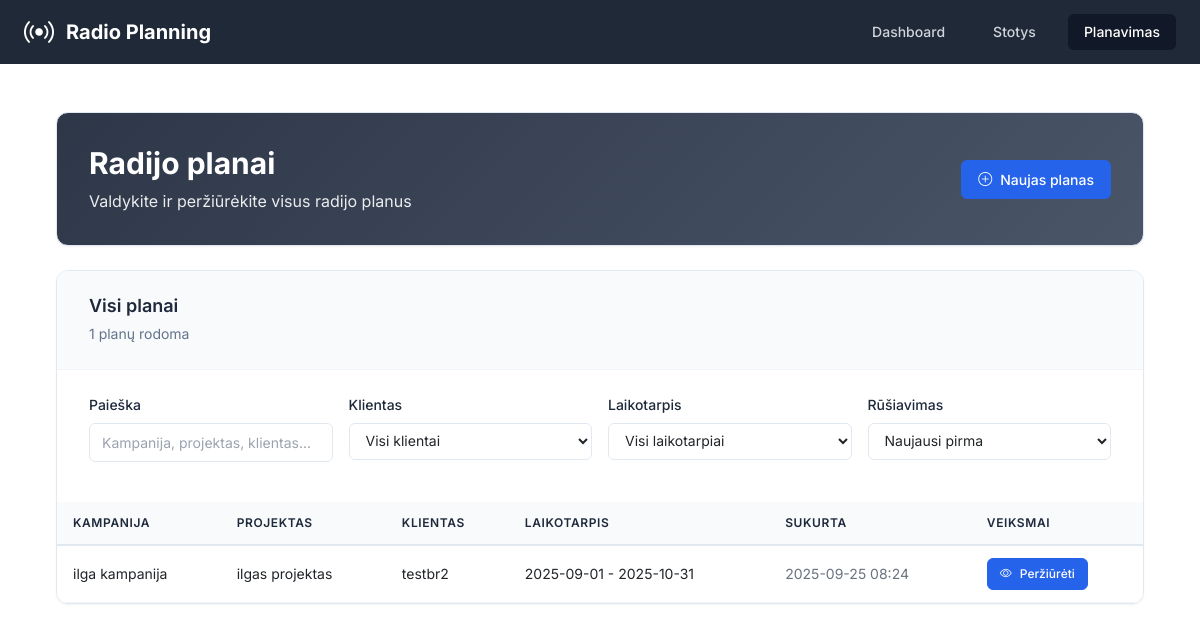
/planning, run on an earlier commit of the app's database.
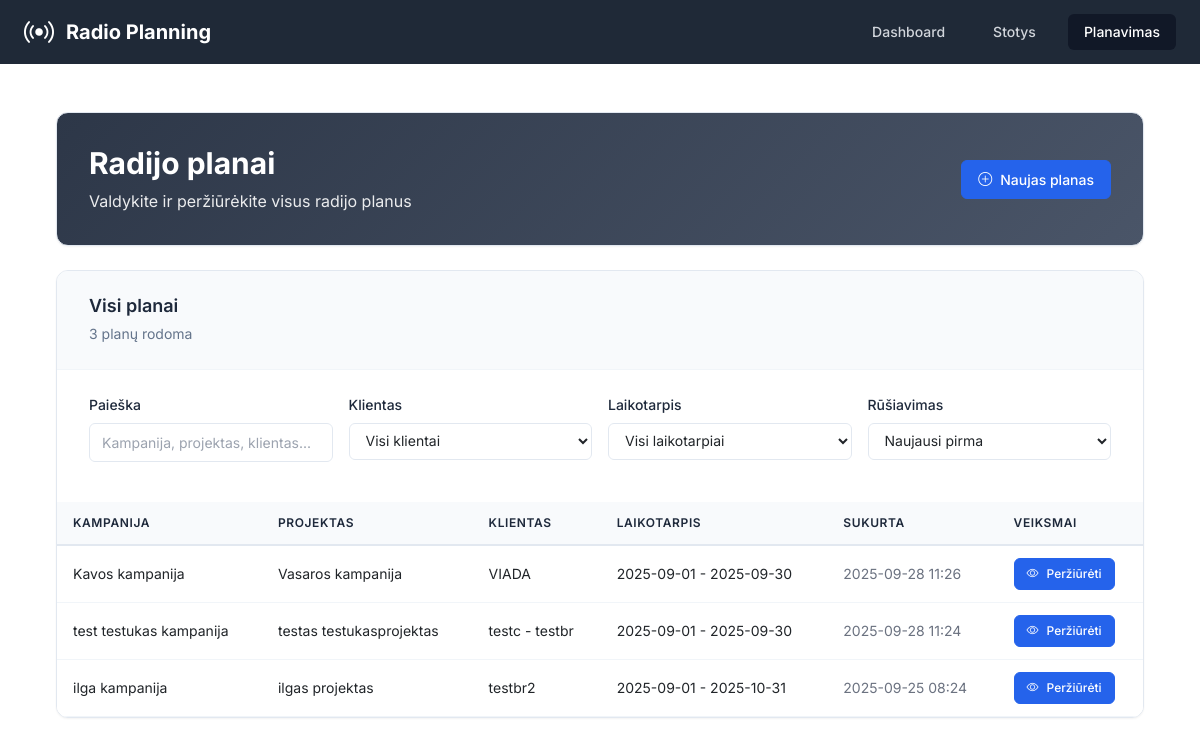
And on a later commit of the database.
### app/models.py (models this page shows, shortened)
class RadioPlan(db.Model):
    __tablename__ = 'radio_plans'
    id = db.Column(db.Integer, primary_key=True)
    campaign_id = db.Column(db.Integer, nullable=False)  # From projects-crm
    campaign_name = db.Column(db.String(200))
    project_id = db.Column(db.Integer)
    project_name = db.Column(db.String(200))
    client_brand_id = db.Column(db.Integer)
    client_brand_name = db.Column(db.String(200))
    start_date = db.Column(db.Date, nullable=False)
    end_date = db.Column(db.Date, nullable=False)
    target_audience = db.Column(db.String(50), nullable=False)
    our_discount = db.Column(db.Float, default=0)  # Percentage
    client_discount = db.Column(db.Float, default=0)  # Percentage
    created_at = db.Column(db.DateTime, default=datetime.utcnow)
    updated_at = db.Column(db.DateTime, default=datetime.utcnow, onupdate=datetime.utcnow)
    spots = db.relationship('RadioSpot', backref='plan', lazy='dynamic', cascade='all, delete-orphan')
    clips = db.relationship('RadioClip', backref='plan', lazy='dynamic', cascade='all, delete-orphan')
    selected_stations = db.relationship('RadioStation', secondary=plan_stations, lazy='subquery',
                                      backref=db.backref('plans', lazy=True))

### app/routes.py (the view)
@main_bp.route('/planning')
def planning():
    plans = RadioPlan.query.order_by(RadioPlan.created_at.desc()).all()
    return render_template('planning.html', plans=plans)

### app/templates/planning.html (shortened to what this page needs)
{% extends "base.html" %}
{% block content %}
<div class="container-fluid p-0">
    <div class="dashboard-header mb-4">
        <div class="header-content">
            <div class="flex justify-between items-center">
                <div>
                    <h1 class="text-3xl font-bold mb-2">Radijo planai</h1>
                    <p class="opacity-90">Valdykite ir peržiūrėkite visus radijo planus</p>
                </div>
                <a href="{{ url_for('main.new_plan') }}" class="btn-professional btn-primary">
                    <i class="bi bi-plus-circle"></i>
                    <span>Naujas planas</span>
                </a>
            </div>
        </div>
    </div>
    <div class="professional-section">
        <div class="section-header">
            <div class="section-title">
                <h3>Visi planai</h3>
                <span class="section-subtitle"><span id="filteredCount">{{ plans | length }}</span> planų rodoma</span>
            </div>
        </div>
        <div class="filter-content">
            <div class="filter-grid">
                <div class="filter-item">
                    <label for="searchFilter" class="filter-label">Paieška</label>
                    <input type="text" id="searchFilter" class="filter-input" placeholder="Kampanija, projektas, klientas...">
                </div>
                <div class="filter-item">
                    <label for="clientFilter" class="filter-label">Klientas</label>
                    <select id="clientFilter" class="filter-select">
                        <option value="">Visi klientai</option>
                    </select>
                </div>
                <div class="filter-item">
                    <label for="dateFilter" class="filter-label">Laikotarpis</label>
                    <select id="dateFilter" class="filter-select">
                        <option value="">Visi laikotarpiai</option>
                    </select>
                </div>
                <div class="filter-item">
                    <label for="sortFilter" class="filter-label">Rūšiavimas</label>
                    <select id="sortFilter" class="filter-select">
                        <option value="newest">Naujausi pirma</option>
                    </select>
                </div>
            </div>
        </div>
        <div class="table-container">
            {% if plans %}
            <div class="table-responsive">
                <table class="professional-table">
                    <thead>
                        <tr>
                            <th>Kampanija</th>
                            <th>Projektas</th>
                            <th>Klientas</th>
                            <th>Laikotarpis</th>
                            <th>Sukurta</th>
                            <th>Veiksmai</th>
                        </tr>
                    </thead>
                    <tbody>
                        {% for plan in plans %}
                        <tr class="plan-row"
                            data-campaign="{{ (plan.campaign_name or '')|lower }}"
                            data-project="{{ (plan.project_name or '')|lower }}"
                            data-client="{{ (plan.client_brand_name or '')|lower }}"
                            data-start-date="{{ plan.start_date.strftime('%Y-%m-%d') }}"
                            data-end-date="{{ plan.end_date.strftime('%Y-%m-%d') }}"
                            data-created="{{ plan.created_at.strftime('%Y-%m-%d') }}">
                            <td>{{ plan.campaign_name or 'N/A' }}</td>
                            <td>{{ plan.project_name or 'N/A' }}</td>
                            <td>{{ plan.client_brand_name or 'N/A' }}</td>
                            <td>
                                <span class="text-sm">
                                    {{ plan.start_date.strftime('%Y-%m-%d') }} - {{ plan.end_date.strftime('%Y-%m-%d') }}
                                </span>
                            </td>
                            <td class="text-gray-500 text-sm">{{ plan.created_at.strftime('%Y-%m-%d %H:%M') }}</td>
                            <td>
                                <a href="{{ url_for('main.view_plan', plan_id=plan.id) }}" class="btn-professional btn-primary btn-sm">
                                    <i class="bi bi-eye"></i>
                                    <span>Peržiūrėti</span>
                                </a>
                            </td>
                        </tr>
                        {% endfor %}
                    </tbody>
                </table>
            </div>
            {% endif %}
        </div>
    </div>
</div>
{% endblock %}

### app/templates/base.html (shortened to what this page needs)
<!DOCTYPE html>
<html lang="lt" class="h-full bg-gray-50">
<head>
    <script src="https://cdn.tailwindcss.com"></script>
    <link rel="stylesheet" href="https://cdn.jsdelivr.net/npm/bootstrap-icons@1.11.0/font/bootstrap-icons.css">
    <link href="https://cdn.jsdelivr.net/npm/bootstrap@5.3.0/dist/css/bootstrap.min.css" rel="stylesheet">
</head>
<body class="h-full">
    <div class="min-h-full">
        <header class="bg-gray-800">
            <div class="max-w-7xl mx-auto px-4 sm:px-6 lg:px-8">
                <div class="flex justify-between h-16">
                    <div class="flex items-center">
                        <div class="flex-shrink-0">
                            <div class="flex items-center">
                                <i class="bi bi-broadcast text-white text-3xl mr-3"></i>
                                <h1 class="text-xl font-bold text-white">Radio Planning</h1>
                            </div>
                        </div>
                    </div>
                    <nav class="hidden md:flex items-center space-x-4">
                        <a href="{{ url_for('main.index') }}"
                           class="{% if request.endpoint == 'main.index' %}bg-gray-900 text-white{% else %}text-gray-300 hover:bg-gray-700 hover:text-white{% endif %} px-3 py-2 rounded-md text-sm font-medium transition-colors">
                            Dashboard
                        </a>
                        <a href="{{ url_for('main.stations') }}"
                           class="{% if request.endpoint == 'main.stations' %}bg-gray-900 text-white{% else %}text-gray-300 hover:bg-gray-700 hover:text-white{% endif %} px-3 py-2 rounded-md text-sm font-medium transition-colors">
                            Stotys
                        </a>
                        <a href="{{ url_for('main.planning') }}"
                           class="{% if request.endpoint == 'main.planning' %}bg-gray-900 text-white{% else %}text-gray-300 hover:bg-gray-700 hover:text-white{% endif %} px-3 py-2 rounded-md text-sm font-medium transition-colors">
                            Planavimas
                        </a>
                    </nav>
                </div>
            </div>
        </header>
        <main class="max-w-7xl mx-auto py-6 sm:px-6 lg:px-8">
            <div class="px-4 py-6 sm:px-0">
                {% block content %}{% endblock %}
            </div>
        </main>
    </div>
</body>
</html>

### app/templates/base.html (style rules this page uses)
body { font-family: 'Inter', sans-serif; }

### app/templates/planning.html (style rules this page uses)
:root { --primary-color: #2563eb; --success-color: #059669; --info-color: #0891b2; --warning-color: #d97706; --background-light: #f8fafc; --background-white: #ffffff; --text-primary: #1e293b; --text-secondary: #64748b; --text-muted: #94a3b8; --border-color: #e2e8f0; --border-light: #f1f5f9; --shadow-sm: 0 1px 2px 0 rgb(0 0 0 / 0.05); --shadow-md: 0 4px 6px -1px rgb(0 0 0 / 0.1), 0 2px 4px -2px rgb(0 0 0 / 0.1); --shadow-lg: 0 10px 15px -3px rgb(0 0 0 / 0.1), 0 4px 6px -4px rgb(0 0 0 / 0.1); --radius-sm: 6px; --radius-md: 8px; --radius-lg: 12px; }
.dashboard-header { background: linear-gradient(135deg, #2d3748, #4a5568); color: white; border: 1px solid var(--border-color); border-radius: var(--radius-lg); box-shadow: var(--shadow-sm); padding: 2rem; margin-bottom: 2rem; }
.btn-professional { display: inline-flex; align-items: center; gap: 0.5rem; padding: 0.5rem 1rem; border-radius: var(--radius-sm); font-size: 0.875rem; font-weight: 500; text-decoration: none; border: 1px solid transparent; transition: all 0.2s ease; cursor: pointer; }
.btn-professional.btn-sm { padding: 0.375rem 0.75rem; font-size: 0.75rem; }
.btn-professional.btn-primary { background: var(--primary-color); color: white; border-color: var(--primary-color); }
.professional-section { background: var(--background-white); border: 1px solid var(--border-color); border-radius: var(--radius-lg); box-shadow: var(--shadow-sm); overflow: hidden; }
.section-header { padding: 1.5rem 2rem; border-bottom: 1px solid var(--border-light); background: var(--background-light); }
.section-title h3 { font-size: 1.125rem; font-weight: 600; color: var(--text-primary); margin: 0 0 0.25rem 0; }
.section-subtitle { color: var(--text-secondary); font-size: 0.875rem; }
.table-container { overflow: hidden; }
.professional-table { width: 100%; border-collapse: collapse; font-size: 0.875rem; background: var(--background-white); }
.professional-table th { background: var(--background-light); color: var(--text-primary); font-weight: 600; padding: 0.75rem 1rem; text-align: left; border-bottom: 2px solid var(--border-color); font-size: 0.75rem; text-transform: uppercase; letter-spacing: 0.05em; }
.professional-table td { padding: 0.75rem 1rem; border-bottom: 1px solid var(--border-light); vertical-align: middle; font-size: 0.875rem; background: var(--background-white); }
.filter-content { padding: 1.5rem 2rem; }
.filter-grid { display: grid; grid-template-columns: repeat(auto-fit, minmax(200px, 1fr)); gap: 1rem; margin-bottom: 1rem; }
.filter-item { display: flex; flex-direction: column; gap: 0.5rem; }
.filter-label { font-size: 0.875rem; font-weight: 500; color: var(--text-primary); }
.filter-input, .filter-select { padding: 0.5rem 0.75rem; border: 1px solid var(--border-color); border-radius: var(--radius-sm); font-size: 0.875rem; transition: all 0.2s ease; background: var(--background-white); }
.opacity-90 { opacity: 0.9; }

What changed in the data, as far as the page shows it:
added RadioPlan: campaign_name "Kavos kampanija", project_name "Vasaros kampanija", client_brand_name "VIADA", start_date "2025-09-01", end_date "2025-09-30", created_at "2025-09-28 11:26"
added RadioPlan: campaign_name "test testukas kampanija", project_name "testas testukasprojektas", client_brand_name "testc - testbr", start_date "2025-09-01", end_date "2025-09-30", created_at "2025-09-28 11:24"
Also different on the page:
{{ plans | length }}: "1" → "3"
